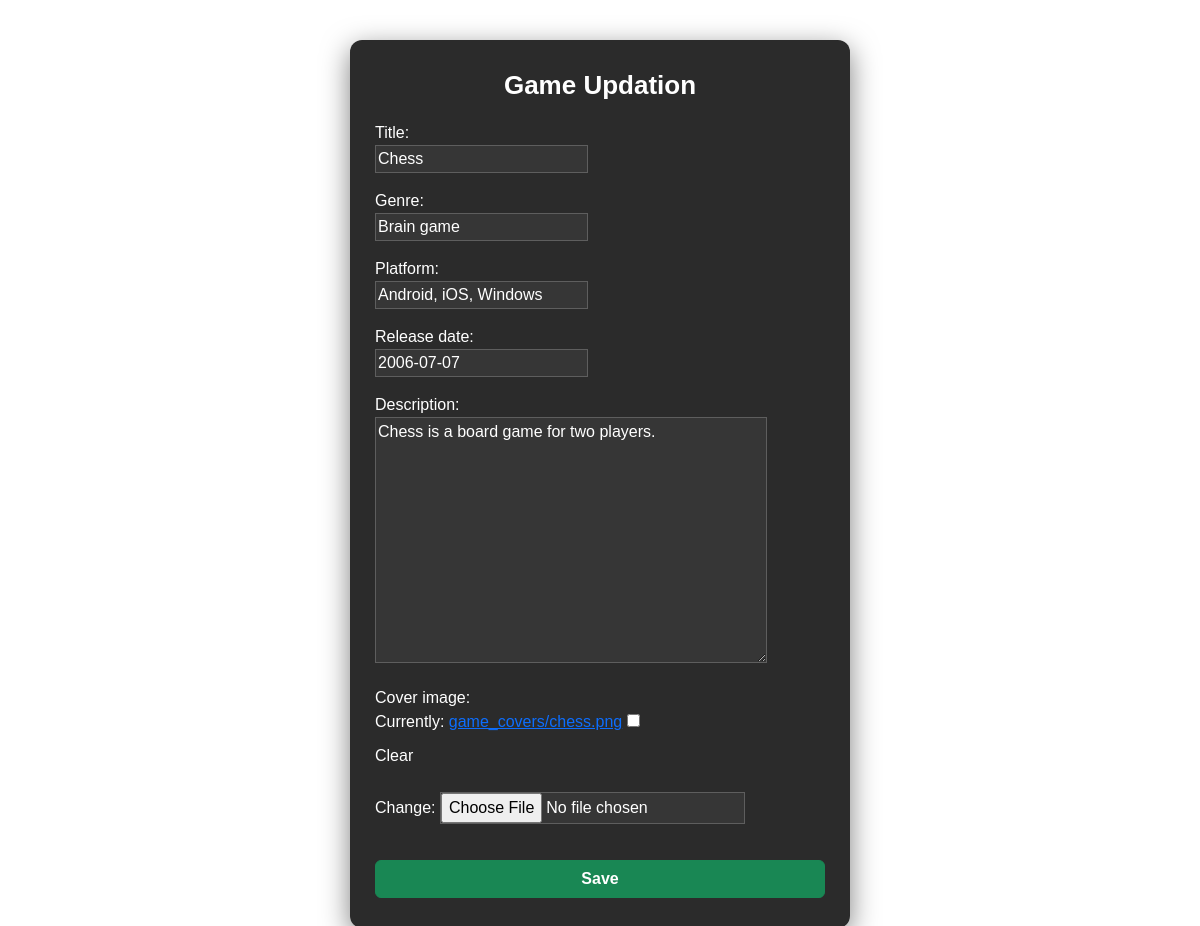
The page /game_update/8 on the database its author committed.
### game_app/models.py (models this page shows, shortened)
class Game(models.Model):
    title = models.CharField(max_length=100)
    genre = models.CharField(max_length=100)
    platform = models.CharField(max_length=100)
    release_date = models.DateField(null=True)
    description = models.TextField(null=True)
    cover_image = models.ImageField(upload_to='game_covers/',blank=True,null=True)

### game_app/views.py (the view, shortened to what this page needs)
# urls.py: path('game_update/<int:pk>',GameUpdateView.as_view(),name="game_update"),
class GameUpdateView(View):
    def get(self,request,**kwargs):
        id = kwargs.get("pk")
        data = Game.objects.get(id=id)
        form = GameForm(instance=data)
        return render(request,"gameupdate.html",{"form":form})

### game_app/forms.py
class GameForm(forms.ModelForm):
    class Meta:
        model = Game
        fields = "__all__"

### game_app/templates/gameupdate.html (shortened to what this page needs)
<!DOCTYPE html>
<html lang="en">
<head>
  <link href="https://cdn.jsdelivr.net/npm/bootstrap@5.3.0/dist/css/bootstrap.min.css" rel="stylesheet" />
</head>
<body>
<form method="post" enctype="multipart/form-data">
    <h2 class="form-heading">Game Updation</h2>
    {{ form.as_p }}
    <button type="submit" class="btn btn-success w-100">Save</button>
</form>
</body>
</html>

### game_app/templates/gameupdate.html (style rules this page uses)
body { background-image: url('/static/images/HD-wallpaper-fasf-abstract-abstracts-black-dogs-gamer-mate-mint-red.jpg'); background-size: cover; background-position: center; background-repeat: no-repeat; min-height: 100vh; padding: 40px 20px; display: flex; justify-content: center; align-items: center; font-family: 'Poppins', sans-serif; }
form { max-width: 500px; width: 100%; background: rgba(20, 20, 20, 0.9); padding: 30px 25px; border-radius: 12px; box-shadow: 0 8px 28px rgba(0, 0, 0, 0.5); color: #ffffff; }
.form-heading { color: #ffffff; font-weight: 700; margin-bottom: 20px; text-align: center; font-size: 26px; }
button[type="submit"] { margin-top: 20px; font-weight: 600; }
input, select, textarea { background-color: rgba(255, 255, 255, 0.05); color: #ffffff; border: 1px solid rgba(255, 255, 255, 0.2); }
input::placeholder, textarea::placeholder { color: #bbbbbb; }
label { font-weight: 500; margin-top: 10px; display: block; }

### rows shown on the page
Game: title "Chess", genre "Brain game", platform "Android, iOS, Windows", release_date "2006-07-07", description "Chess is a board game for two players."
